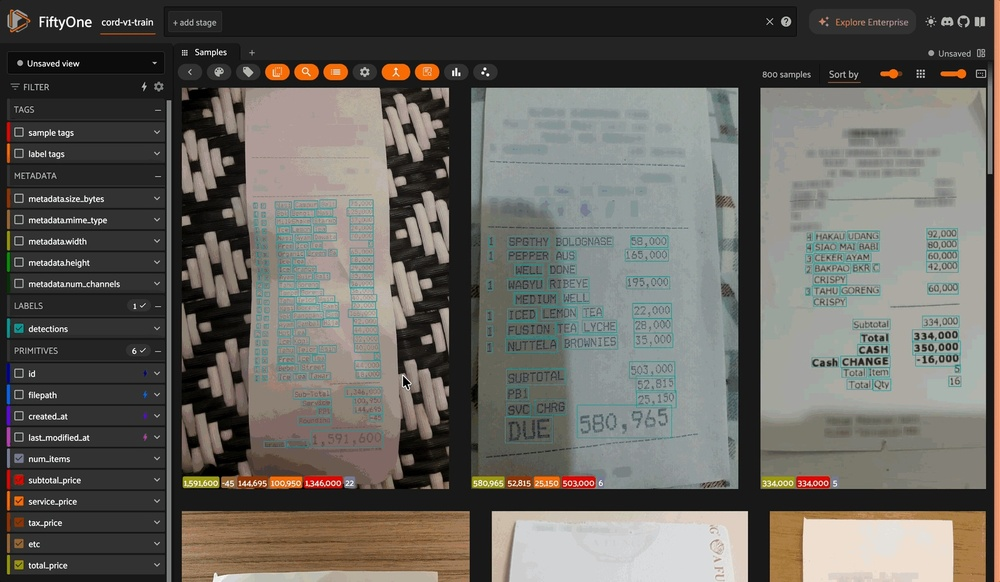
#> input picture backend/test_image/sample_receipt.jpg, 1000 x 582 px, shrunk from 1716 x 998 before the run
$ python -i preprocessing_service.py   (imports and definitions only)
#> lines starting #> are read from the running program, lines starting #| are printed output that depends on the picture
#> in process_for_ocr, img is the input picture: shape (582, 1000, 3); mean B, G, R 94, 99.5, 101.8
import cv2
import numpy as np
from PIL import Image
import logging

logger = logging.getLogger(__name__)

class PreprocessingService:
    """
    Production-grade preprocessing engine for diverse receipt qualities.
    Includes adaptive contrast enhancement, noise reduction, and binarization.
    """

    @staticmethod
    def apply_clahe(image: np.ndarray) -> np.ndarray:
        """
        Apply Contrast Limited Adaptive Histogram Equalization (CLAHE).
        Effective for thermal faded receipts and uneven lighting.
        """
        if len(image.shape) == 3:
            # Convert to LAB color space to enhance L channel
            lab = cv2.cvtColor(image, cv2.COLOR_BGR2LAB)
#> lab: shape (582, 1000, 3); mean of channels 0, 1, 2 104.2, 128.1, 131.5
            l, a, b = cv2.split(lab)
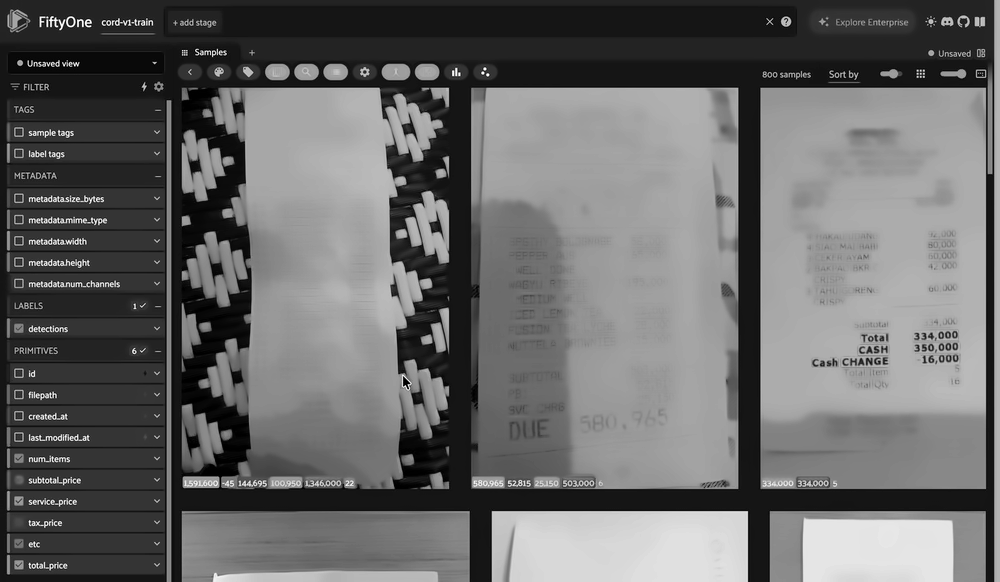
#> l: shape (582, 1000); min 0, max 254, mean 104.2
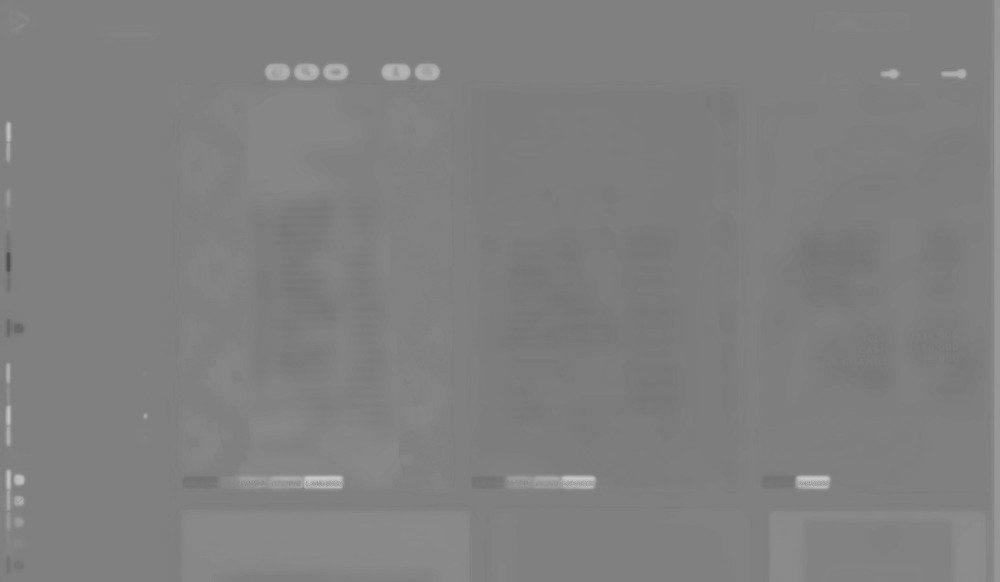
#> a: shape (582, 1000); min 79, max 201, mean 128.1
            clahe = cv2.createCLAHE(clipLimit=3.0, tileGridSize=(8, 8))
            cl = clahe.apply(l)
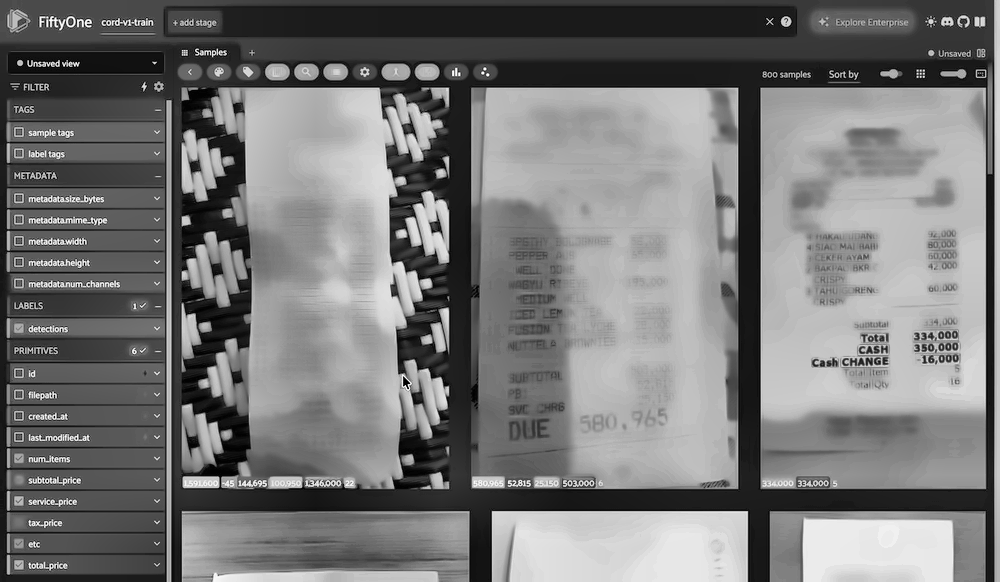
#> cl: shape (582, 1000); min 1, max 255, mean 118.9
            limg = cv2.merge((cl, a, b))
#> limg: shape (582, 1000, 3); mean of channels 0, 1, 2 118.9, 128.1, 131.5
            enhanced = cv2.cvtColor(limg, cv2.COLOR_LAB2BGR)
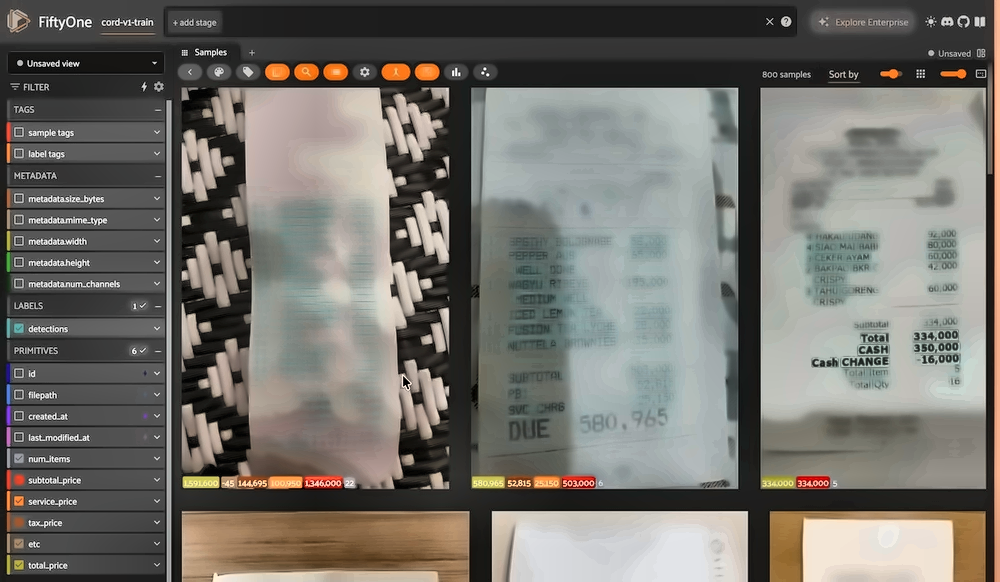
#> enhanced: shape (582, 1000, 3); mean B, G, R 107.7, 113.5, 115.7
            return enhanced
        else:
            clahe = cv2.createCLAHE(clipLimit=3.0, tileGridSize=(8, 8))
            return clahe.apply(image)

    @staticmethod
    def reduce_noise(image: np.ndarray) -> np.ndarray:
        """
        Apply Non-Local Means Denoising to preserve edge details.
        Crucial for low-quality/blurry receipt images.
        """
        if len(image.shape) == 3:
            return cv2.fastNlMeansDenoisingColored(image, None, 10, 10, 7, 21)
        return cv2.fastNlMeansDenoising(image, None, 10, 7, 21)

    @staticmethod
    def denoise_and_sharpen(image: np.ndarray) -> np.ndarray:
        """
        Apply conservative unsharp-mask to OCR input without spatial denoising,
        preserving thin faded thermal digits (like 4 and 0) from being erased as noise.
        """
        blurred = cv2.GaussianBlur(image, (0, 0), 1.0)
        return cv2.addWeighted(image, 1.25, blurred, -0.25, 0)


    @staticmethod
    def binarize(image: np.ndarray) -> np.ndarray:
        """
        Convert to grayscale and apply adaptive thresholding.
        """
        gray = cv2.cvtColor(image, cv2.COLOR_BGR2GRAY) if len(image.shape) == 3 else image
        return cv2.adaptiveThreshold(
            gray, 255, cv2.ADAPTIVE_THRESH_GAUSSIAN_C,
            cv2.THRESH_BINARY, 11, 2
        )

    def process_for_ocr(self, image_path: str) -> np.ndarray:
        """
        Full pipeline for general receipt images.
        """
        img = cv2.imread(image_path)
        if img is None:
            raise FileNotFoundError(f"Image not found at {image_path}")

        # 1. Denoise
        denoised = self.reduce_noise(img)

        # 2. Enhance Contrast
        enhanced = self.apply_clahe(denoised)

        # 3. Grayscale/Binarize for specific OCR engines if needed
        # (Note: Modern OCR like PaddleOCR often performs better on colored/enhanced images)

        return enhanced

>>> result = PreprocessingService().process_for_ocr('../../../test_image/sample_receipt.jpg')
